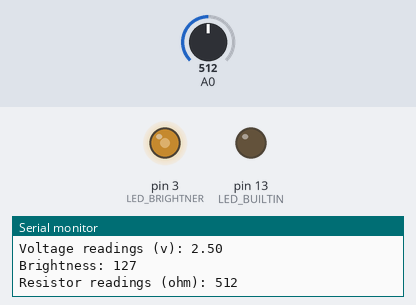
Bench run of a sketch on a simulated Arduino Uno, built with avr-gcc and run on an emulated ATmega328P. On the bench: output pins drawn as LEDs (lit = HIGH), the last lines printed to the serial monitor. The inputs (shaded band) are chosen by the test bench; at power-on: A0 = 512.

Above: at 1.2 s.
1.3 s: A0 set to 411
At 2.2 s:
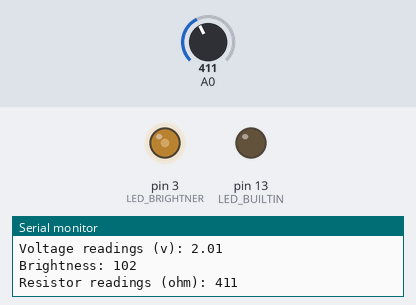
4.3 s: A0 set to 394
At 5.6 s:
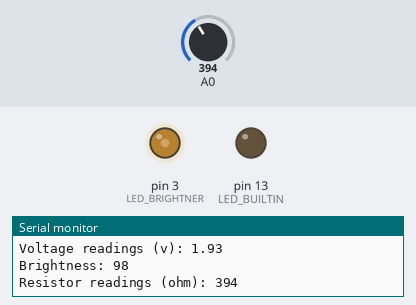
7.3 s: A0 set to 716
At 7.9 s:
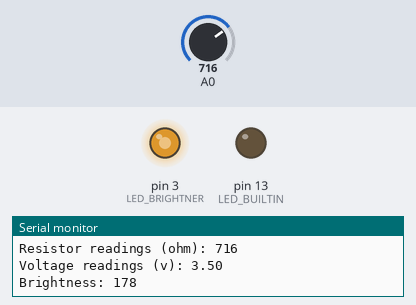
8.8 s: A0 set to 987
At 10.1 s:
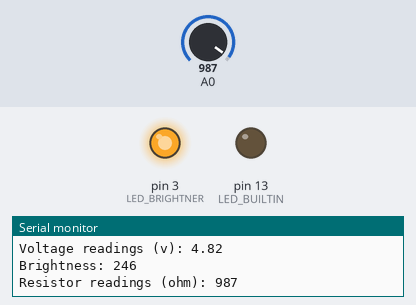
10.4 s: A0 set to 1017
At 11.1 s:
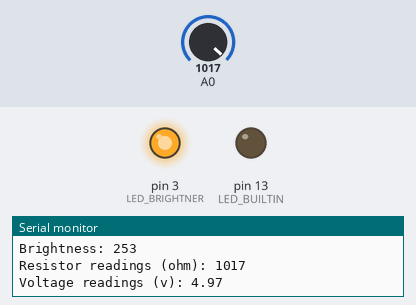
13.4 s: A0 set to 245
At 14.6 s:
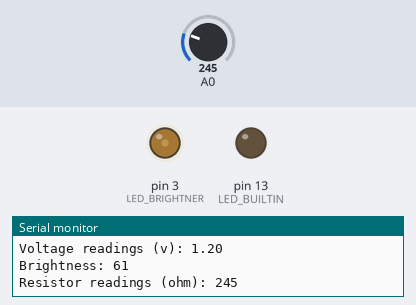
Timing chart, 0 to 16.0 s (numbered marks = the images above; inputs shaded):
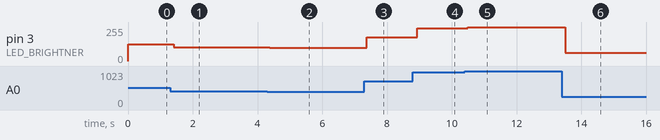

The sketch:

blink_led_with_potentiometer.ino
```cpp
/*
  Blink

  Turns an LED on, then off, repeatedly.

  http://www.arduino.cc/en/Tutorial/Blink
*/

// min interval for blinking
int MIM_BLINK_INTERVAL = 50;
// the resistor value
int MAX_VARIABLE_RESISTENCE_VAL = 1023;

int LED_BRIGHTNER = 3;
int MAX_BRIGHTNESS = 255;

int sensorValue;
float voltage;
int brightness;    // how bright the LED is

// the setup function runs once when you press reset or power the board
void setup() {
  Serial.begin(9600);
  // initialize digital pin LED_BUILTIN as an output.
  pinMode(LED_BUILTIN, OUTPUT);
  // initialize pin led as an output for brightness.
  pinMode(LED_BRIGHTNER, OUTPUT);
}

// the loop function runs over and over again forever
void loop() {
  // for a 10K var resistor, connect the middle to arduino Analog IN 0 (A0), the 1st to the power 5V and the 3th to GRD
  sensorValue = analogRead(A0);
  // print out the value you read
  Serial.print("Resistor readings (ohm): ");
  Serial.println(sensorValue);
  Serial.print("Voltage readings (v): ");
  Serial.println(ohms_to_volts(sensorValue));

  // to blink the led (can use the arduino built in or other from digital)
//  blink_led(MIM_BLINK_INTERVAL + (MAX_VARIABLE_RESISTENCE_VAL - sensorValue) * 2);

  // to change the led intensity connect one led with a resistor (220 ohm) to the LED pin
  change_led_brightness(normalize_ohms(sensorValue));
}

// changes the interval of led blinking
void blink_led(int delay_time) {
  digitalWrite(LED_BUILTIN, HIGH);   // turn the LED on (HIGH is the voltage level)
  delay(delay_time);                 // wait some time
  digitalWrite(LED_BUILTIN, LOW);    // turn the LED off by making the voltage LOW
  delay(delay_time);
}

//changes de led brigthness
void change_led_brightness(float value) {
  brightness = value * MAX_BRIGHTNESS;

  Serial.print("Brightness: ");
  Serial.println(brightness);
  /*
  The analogWrite() function uses PWM, so if you want to change the pin you're
  using, be sure to use another PWM capable pin. On most Arduino, the PWM pins
  are identified with a "~" or "PWM" sign, like ~3, ~5, ~6, ~9, ~10 and ~11.
  */
  analogWrite(LED_BRIGHTNER, brightness);
  delay(10);
}

float ohms_to_volts(int ohms_value) {
  //5V is the max voltage
  return ohms_value * (5.0 / MAX_VARIABLE_RESISTENCE_VAL);
}
float normalize_ohms(int ohms_value) {
  return ohms_value * (1.0 / MAX_VARIABLE_RESISTENCE_VAL);
}
```

Measured:
- after the input at 1.3 s, pin 3 (LED_BRIGHTNER): 127/255 → 102/255 after 0.11 s
- after the input at 4.3 s, pin 3 (LED_BRIGHTNER): 102/255 → 98/255 after 0.08 s
- after the input at 7.3 s, pin 3 (LED_BRIGHTNER): 98/255 → 178/255 after 0.08 s
- after the input at 8.8 s, pin 3 (LED_BRIGHTNER): 178/255 → 246/255 after 0.14 s
- after the input at 10.4 s, pin 3 (LED_BRIGHTNER): 246/255 → 253/255 after 0.10 s
- after the input at 13.4 s, pin 3 (LED_BRIGHTNER): 253/255 → 61/255 after 0.10 s
